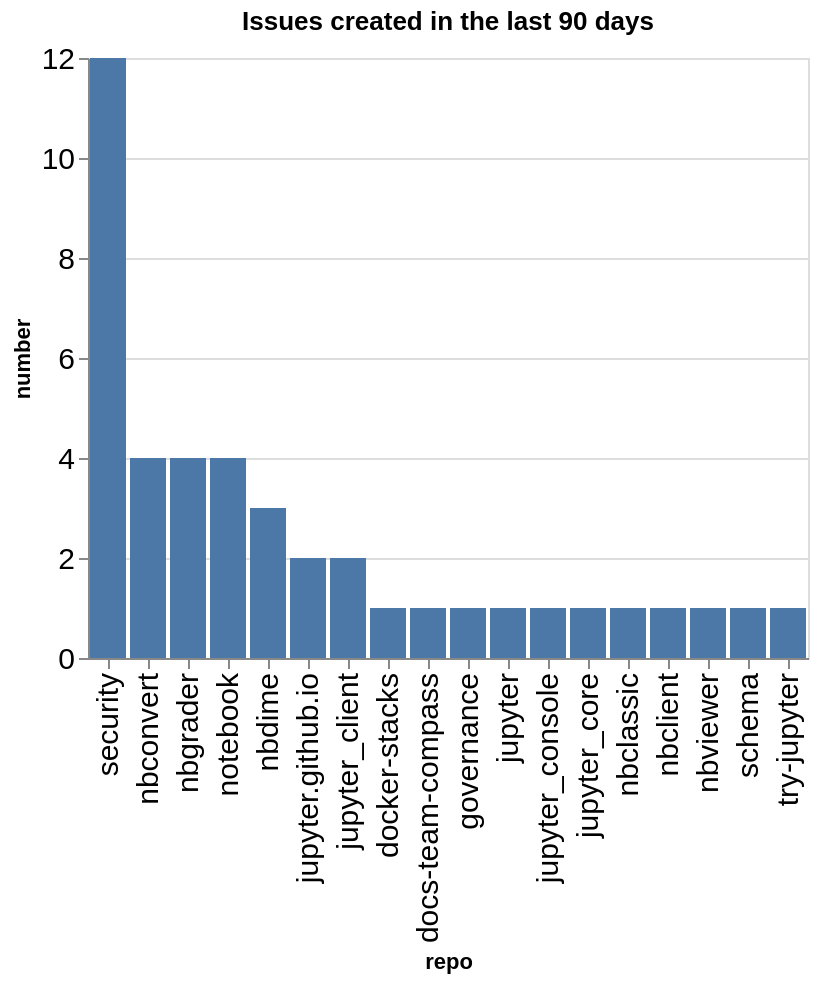

This figure's notebook cell:
### Code cell
created_counts = created.groupby(['org', 'repo']).count()['number'].reset_index()
created_counts['org/repo'] = created_counts.apply(lambda a: a['org'] + '/' + a['repo'], axis=1)
sorted_vals = created_counts.sort_values(['org', 'number'], ascending=False)['repo'].values
alt.Chart(data=created_counts, title=f"Issues created in the last {n_days} days").mark_bar().encode(
    x=alt.X('repo', sort=alt.Sort(sorted_vals.tolist())),
    y='number',
)

### Figure 1 — Vega-Lite specification as saved in the notebook (floating-point values rounded to 4 significant figures)
{"config": {"axisLeft": {"labelFontSize": 15}, "axisBottom": {"labelFontSize": 15}}, "data": {"name": "data-a454d6933ef5095ceee1b46bc08f236d"}, "mark": {"type": "bar"}, "encoding": {"x": {"field": "repo", "sort": ["security", "nbconvert", "nbgrader", "notebook", "nbdime", "jupyter.github.io", "jupyter_client", "docker-stacks", "docs-team-compass", "governance", "jupyter", "jupyter_console", "jupyter_core", "nbclassic", "nbclient", "nbviewer", "schema", "try-jupyter"], "type": "nominal"}, "y": {"field": "number", "type": "quantitative"}}, "title": "Issues created in the last 90 days", "$schema": "https://vega.github.io/schema/vega-lite/v5.20.1.json", "datasets": {"data-a454d6933ef5095ceee1b46bc08f236d": [{"org": "jupyter", "repo": "docker-stacks", "number": 1, "org/repo": "jupyter/docker-stacks"}, {"org": "jupyter", "repo": "docs-team-compass", "number": 1, "org/repo": "jupyter/docs-team-compass"}, {"org": "jupyter", "repo": "governance", "number": 1, "org/repo": "jupyter/governance"}, {"org": "jupyter", "repo": "jupyter", "number": 1, "org/repo": "jupyter/jupyter"}, {"org": "jupyter", "repo": "jupyter.github.io", "number": 2, "org/repo": "jupyter/jupyter.github.io"}, {"org": "jupyter", "repo": "jupyter_client", "number": 2, "org/repo": "jupyter/jupyter_client"}, {"org": "jupyter", "repo": "jupyter_console", "number": 1, "org/repo": "jupyter/jupyter_console"}, {"org": "jupyter", "repo": "jupyter_core", "number": 1, "org/repo": "jupyter/jupyter_core"}, {"org": "jupyter", "repo": "nbclassic", "number": 1, "org/repo": "jupyter/nbclassic"}, {"org": "jupyter", "repo": "nbclient", "number": 1, "org/repo": "jupyter/nbclient"}, {"org": "jupyter", "repo": "nbconvert", "number": 4, "org/repo": "jupyter/nbconvert"}, {"org": "jupyter", "repo": "nbdime", "number": 3, "org/repo": "jupyter/nbdime"}, {"org": "jupyter", "repo": "nbgrader", "number": 4, "org/repo": "jupyter/nbgrader"}, {"org": "jupyter", "repo": "nbviewer", "number": 1, "org/repo": "jupyter/nbviewer"}, {"org": "jupyter", "repo": "notebook", "number": 4, "org/repo": "jupyter/notebook"}, {"org": "jupyter", "repo": "schema", "number": 1, "org/repo": "jupyter/schema"}, {"org": "jupyter", "repo": "security", "number": 12, "org/repo": "jupyter/security"}, {"org": "jupyter", "repo": "try-jupyter", "number": 1, "org/repo": "jupyter/try-jupyter"}]}}
